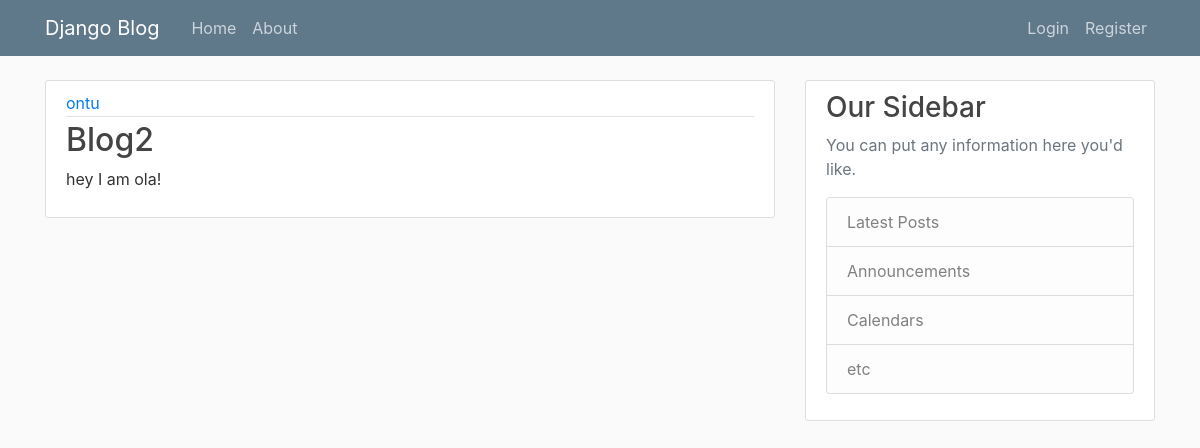
The app's page /post/2/ with its own data.
### blog/models.py (models this page shows, shortened)
class Post(models.Model):
  title=models.CharField(max_length=100)
  content=models.TextField()
  author=models.ForeignKey(User,on_delete=models.CASCADE)

### blog/views.py (the view)
# urls.py: path('post/<int:pk>/',PostDetailView.as_view(),name='post_detail'),
class PostDetailView(DetailView):
    model = Post

### blog/templates/blog/post_detail.html (shortened to what this page needs)
{% extends 'blog/base.html'%}
{% block content %}
     <article class="media content-section">
      <div class="media-body">
       <div class="article-metadata">
       <a class="mr-2" href="#">{{ object.author }}</a>
      </div>
       <h2 class="article-title" >{{object.title}}</h2>
       <p class="article-content">{{ object.content }}</p>
      </div>
     </article>
{% endblock content%}

### blog/static/blog/main.css (style rules this page uses)
body { background: #fafafa; color: #333333; margin-top: 5rem; }
h1, h2, h3, h4, h5, h6 { color: #444444; }
.content-section { background: #ffffff; padding: 10px 20px; border: 1px solid #dddddd; border-radius: 3px; margin-bottom: 20px; }
.article-title { color: #444444; }
.article-content { white-space: pre-line; }
.article-metadata { padding-bottom: 1px; margin-bottom: 4px; border-bottom: 1px solid #e3e3e3 }

### records on screen
Post: author "ontu", title "Blog2", content "hey I am ola!"
